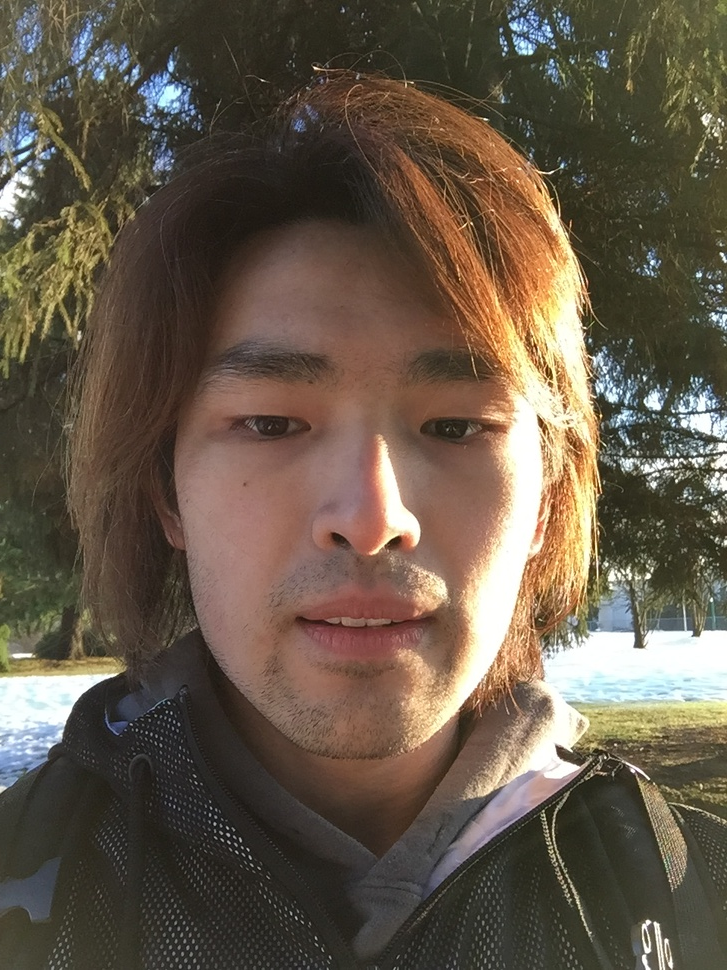
//> input picture Build/Products/Debug/kzface.JPG, 727 x 970 px, shrunk from 960 x 1280 before the run
$ ./main   (built with g++ and OpenCV 4)
//> lines starting //> are read from the running program, lines starting //| are printed output that depends on the picture
### CvFaceDectection/EmojiRecognizer.hpp
//
//  EmojiRecognizer.hpp
//  CvFaceDectection
//
//  Created by Kai Zhang on 2017-03-20.
//  Copyright © 2017 Kai Zhang. All rights reserved.
//

#ifndef EmojiRecognizer_hpp
#define EmojiRecognizer_hpp

#include <stdio.h>
#include <iostream>

#include "opencv2/highgui/highgui.hpp"
#include "opencv2/imgproc/imgproc.hpp"
#include "opencv2/core.hpp"
#include "opencv2/face.hpp"

using namespace cv;
using namespace cv::face;

class EmojiRecognizer{

public:
    uchar recognize(Mat face);

};
#endif /* EmojiRecognizer_hpp */

### CvFaceDectection/EmojiLearner.hpp
//
//  EmojiLearner.hpp
//  CvFaceDectection
//
//  Created by Kai Zhang on 2017-03-20.
//  Copyright © 2017 Kai Zhang. All rights reserved.
//

#ifndef EmojiLearner_hpp
#define EmojiLearner_hpp

#include <stdio.h>
#include <iostream>

#include "opencv2/highgui/highgui.hpp"
#include "opencv2/imgproc/imgproc.hpp"
#include "opencv2/core.hpp"
#include "opencv2/face.hpp"

using namespace cv;
using namespace std;
using namespace cv::face;

class EmojiLearner{
    // holds images and labels
    vector<Mat> images;
    vector<int> labels;
public:
    bool learn(Mat face, int emoji);

};
#endif /* EmojiLearner_hpp */

### CvFaceDectection/EmojiRecognizer.cpp
//
//  EmojiRecognizer.cpp
//  CvFaceDectection
//
//  Created by Kai Zhang on 2017-03-20.
//  Copyright © 2017 Kai Zhang. All rights reserved.
//

#include "EmojiRecognizer.hpp"

uchar EmojiRecognizer::recognize(Mat face){
    uchar emojiClass;
    Mat grayFace;
    cvtColor(face, grayFace, CV_BGR2GRAY);

    //init a model
    Ptr<FaceRecognizer> model =  createLBPHFaceRecognizer();
    //load XML data
    model->load("EmojiModel");

    int predicted_label = model->predict(grayFace);
    emojiClass = (uchar) predicted_label;


    return emojiClass;
}

### CvFaceDectection/main.cpp
//
//  main.cpp
//  CvFaceDectection
//
//  Created by Kai Zhang on 2017-03-15.
//  Copyright © 2017 Kai Zhang. All rights reserved.
//

#include <iostream>
#include "opencv2/highgui/highgui.hpp"
#include "opencv2/imgproc/imgproc.hpp"
#include <unistd.h>
#include "EmojiLearner.hpp"
#include "EmojiRecognizer.hpp"

using namespace std;
using namespace cv;

int main(int argc, const char * argv[]) {
//    // insert code here...
//    std::cout<< "CV_VERSION: " << CV_VERSION << endl;
//    char * dir = getcwd(NULL, 0); // Platform-dependent, see reference link below
//    printf("Current dir: %s", dir);
//
    EmojiLearner emojiLearner = EmojiLearner();
    EmojiRecognizer emojiRecognizer = EmojiRecognizer();

    Mat face = imread("kzface.jpg", 1);
//> face is the input picture: 970 rows x 727 cols, CV_8UC3; mean B, G, R 73.3, 88.4, 101.1
    Mat face2 = imread("kzface2.jpg", 1);
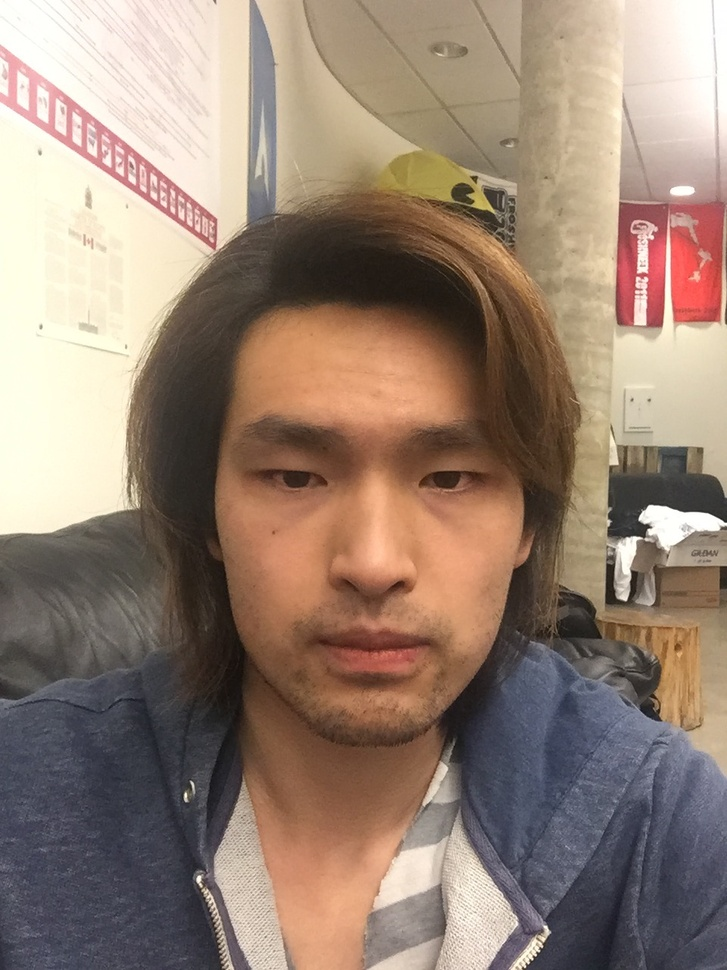
//> input picture Build/Products/Debug/kzface2.JPG, 727 x 970 px, shrunk from 960 x 1280 before the run
//> face2 is the input picture: 970 rows x 727 cols, CV_8UC3; mean B, G, R 115, 129.6, 150.1
    Mat soulcastLogo = imread("soulcastLogo.png", 1);
//> soulcastLogo.png cannot be read in this run, so this picture is empty
    Mat commonroom = imread("commonroom.jpg", 1);
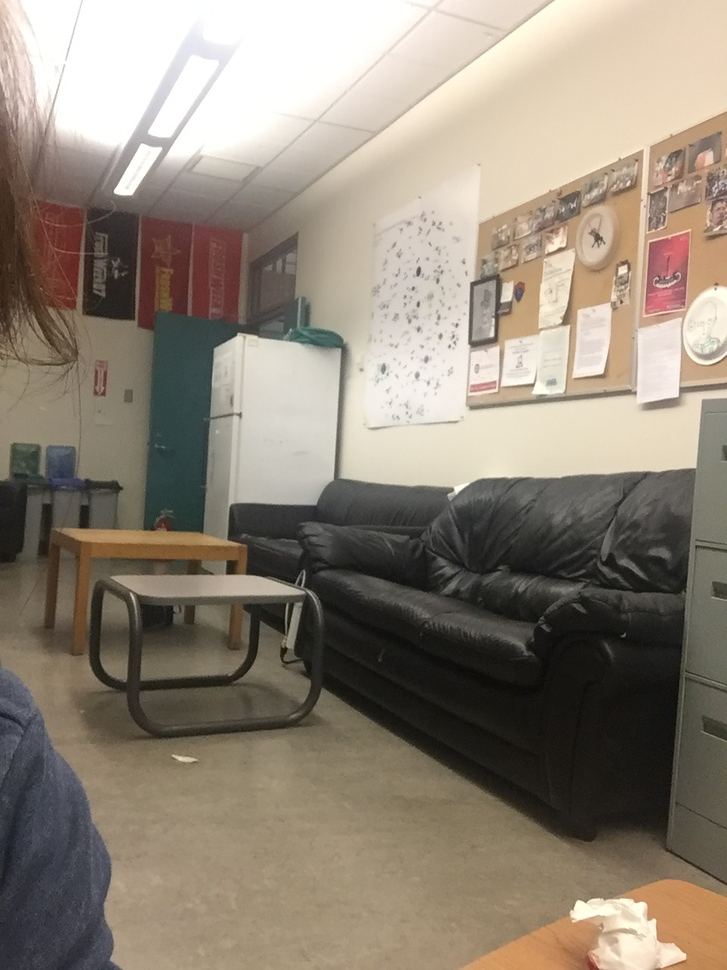
//> input picture Build/Products/Debug/commonroom.JPG, 727 x 970 px, shrunk from 960 x 1280 before the run
//> commonroom is the input picture: 970 rows x 727 cols, CV_8UC3; mean B, G, R 119.6, 133.3, 143.9


    int emojiClass = 1;
    int notEmojiClass = 0;
//    emojiLearner.learn(face, emojiClass);
//    emojiLearner.learn(soulcastLogo, notEmojiClass);
//    emojiLearner.learn(commonroom, notEmojiClass);
//
    int kzfaceis = emojiRecognizer.recognize(face);
//> in recognize, `cvtColor(face, grayFace, CV_BGR2GRAY);`:
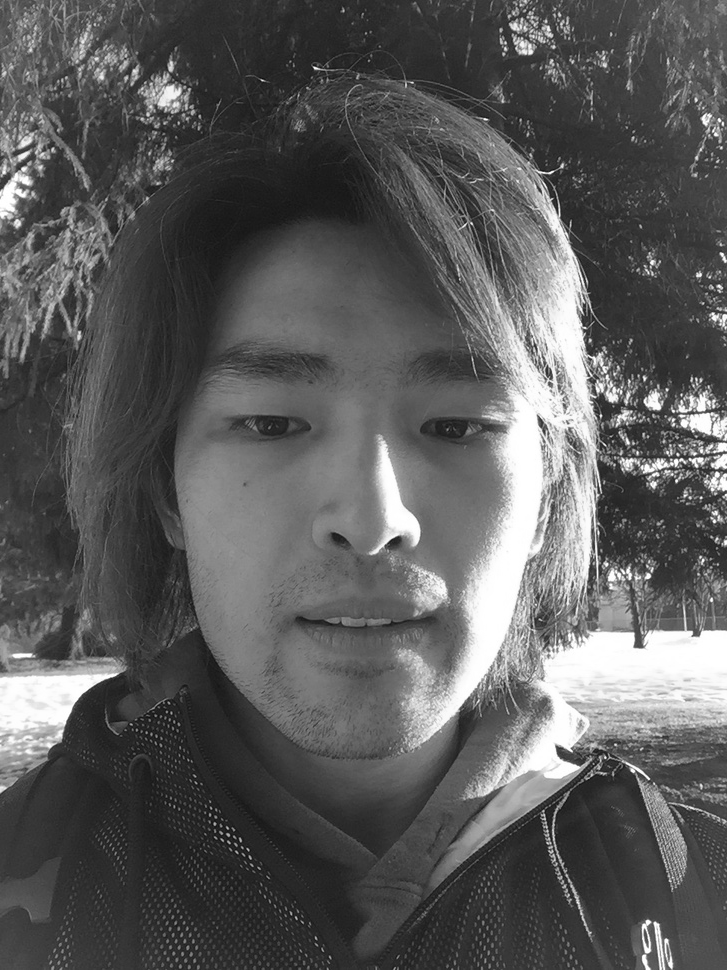
//> grayFace: 970 rows x 727 cols, CV_8UC1; min 10, max 255, mean 90.5
//> (in recognize, `model->load("EmojiModel");` was passed over: load is not available in this run)
//> (the run ends here: the program stops with an error, at `int predicted_label = model->predict(grayFace);`)
